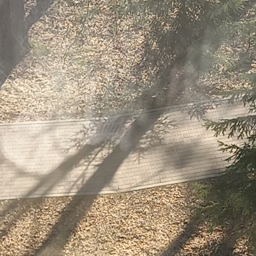
#> input picture 3rd Assignment/casos_teste/Dataset/0/0.png, 256 x 256 px
$ python 11795759.py
#> lines starting #> are read from the running program, lines starting #| are printed output that depends on the picture
#> the answer given: casos_teste/Dataset/0/0.png
#> the answer given: casos_teste/Dataset/0/1.png
#> the answer given: casos_teste/Dataset/0/1.png
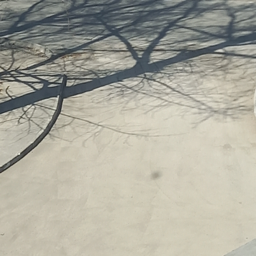
#> input picture 3rd Assignment/casos_teste/Dataset/0/1.png, 256 x 256 px
"""
3rd Assignment: image descriptors
2023/1
SCC0251

Name: Victor Henrique de Sa Silva
USP Number: 11795759
"""

import numpy as np
import imageio.v2 as imageio
from scipy.ndimage import convolve
from collections import Counter
import matplotlib.pyplot as plt

class HoGDescriptor:
    def __init__(self, X_0: np.array, X_1: np.array, X_test: np.array) -> None:
        self.X_0_rgb = X_0
        self.X_1_rgb = X_1
        self.X_test_rgb = X_test
        self.X0_length = len(X_0)
#> self.X0_length = 1
        self.X1_length = len(X_1)
#> self.X1_length = 1
        self.Xtest_length = len(X_test)
#> self.Xtest_length = 1

        self.preprocess_images()

        self.hog_descriptor()

    def preprocess_images(self) -> None:
        self.X_0 = []
        for i in range(self.X0_length):
            self.X_0.append(self.turn_grayscale(self.X_0_rgb[i]))
#> this loop made 1 pass
#> pass 1, in turn_grayscale, `gs = (.299 * img[:,:,0]) + (.587 * img[:,:,1]) + (.114 * img[:,:,2])`:
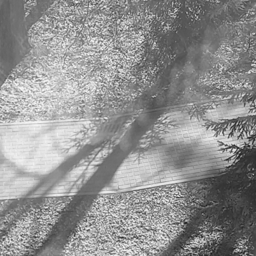
#> gs: shape (256, 256) float64; min 27.4, max 250.9, mean 145.4
#> after the loop, self.X_0 = 1 item
        np.array(self.X_0)

        self.X_1 = []
        for i in range(self.X1_length):
            self.X_1.append(self.turn_grayscale(self.X_1_rgb[i]))
#> after the loop, self.X_1 = 1 item
        self.X_1 = np.array(self.X_1)

        self.X_test = []
        for i in range(self.Xtest_length):
            self.X_test.append(self.turn_grayscale(self.X_test_rgb[i]))
#> after the loop, self.X_test = 1 item
        self.X_test = np.array(self.X_test)


    def turn_grayscale(self, img: np.array) -> np.array:
        gs = (.299 * img[:,:,0]) + (.587 * img[:,:,1]) + (.114 * img[:,:,2])
        return gs.astype(np.int32)


    def get_gradients(self) -> None:
        horizontal_sobel = np.array([[-1, -2, -1], [0, 0, 0], [1, 2, 1]])
        vertical_sobel = np.transpose(horizontal_sobel)

        self.gradients = {
            "X_0": [[convolve(self.X_0[i], vertical_sobel), convolve(self.X_0[i], horizontal_sobel)] for i in range(self.X0_length)],
            "X_1": [[convolve(self.X_1[i], vertical_sobel), convolve(self.X_1[i], horizontal_sobel)] for i in range(self.X1_length)],
            "X_test": [[convolve(self.X_test[i], vertical_sobel), convolve(self.X_test[i], horizontal_sobel)] for i in range(self.Xtest_length)]
        }


    def get_magnitudes(self, img_set: str, idx: int) -> np.array:
        mag = np.sqrt(self.gradients[img_set][idx][0]**2 + self.gradients[img_set][idx][1]**2)
        return mag / mag.sum()


    def get_angles(self, img_set: str, idx: int) -> np.array:
        return np.arctan(self.gradients[img_set][idx][0] / self.gradients[img_set][idx][1])


    def hog_descriptor(self) -> None:
        # Silencing the warnings
        np.seterr(divide="ignore", invalid="ignore")

        self.get_gradients()
        self.hog = {"X_0": [], "X_1": [], "X_test": []}
        for key in self.hog.keys():
            for i, _ in enumerate(self.gradients[key]):
                mag = self.get_magnitudes(key, i)
                angles = np.degrees(self.get_angles(key, i) + np.pi/2) // 20
                self.hog[key].append(np.array([mag[np.where(angles == j)].sum() for j in range(9)]))
#> this loop made 3 passes
#> pass 1, in get_magnitudes, `mag = np.sqrt(self.gradients[img_set][idx][0]**2 + self.gradients[img_..`:
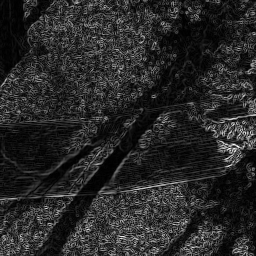
#> mag: shape (256, 256) float64; min 0, max 649.3, mean 102.2; drawn with min black and max white
#> pass 2, in get_magnitudes (call 2), `mag = np.sqrt(self.gradients[img_set][idx][0]**2 + self.gradients[img_..`:
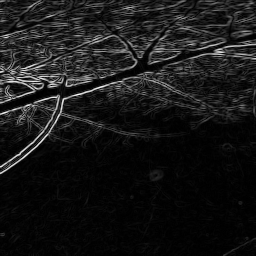
#> mag: shape (256, 256) float64; min 0, max 655.1, mean 60.5; drawn with min black and max white
        self.hog["X_0"], self.hog["X_1"], self.hog["X_test"] = np.array(self.hog["X_0"]), np.array(self.hog["X_1"]), np.array(self.hog["X_test"])


    def knn(self, k: int=3) -> list:
        # Distances list structure: (distance, class)
#> called with k = 3
        classes = []
        for i in range(self.Xtest_length):
            distances_0 = np.array([[np.sqrt(np.sum((self.hog["X_test"][i] - self.hog["X_0"][j])**2)), 0] for j in range(self.X0_length)])
            distances_1 = np.array([[np.sqrt(np.sum((self.hog["X_test"][i] - self.hog["X_1"][j])**2)), 1] for j in range(self.X1_length)])

            # Classes of the k smallest distances
            distances = np.concatenate((distances_0, distances_1))
            k_distances = Counter(np.array(sorted(distances, key=lambda x: x[0]))[:k, 1])
            classes.append("1" if k_distances[1] > k_distances[0] else "0")
#> this loop made 1 pass
#> (distances, k_distances) on pass 1: ([[0.211, 0], [0, 1]], {1: 1, 0: 1})
#> after the loop, classes = ['0']

        return classes


def read_input() -> tuple:
    X0_paths = input()
    X1_paths = input()
    Xtest_paths = input()

    X0 = []
    for path in X0_paths.split():
        X0.append(imageio.imread(f"{path}"))

    X1 = []
    for path in X1_paths.split():
        X1.append(imageio.imread(f"{path}"))

    Xtest = []
    for path in Xtest_paths.split():
        Xtest.append(imageio.imread(f"{path}"))

    return (np.array(X0), np.array(X1), np.array(Xtest))

if __name__ == "__main__":
    X0, X1, Xtest = read_input()
    descriptor = HoGDescriptor(X0, X1, Xtest)

    classes = descriptor.knn()
#> classes = ['0']
    print(" ".join(classes))
#| 0
